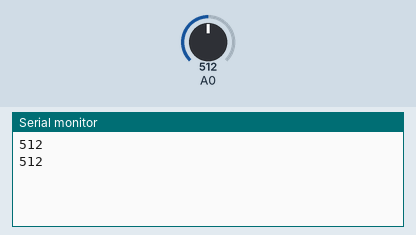
Simulated run of this sketch. Board: Arduino Uno, built with avr-gcc and run on an emulated ATmega328P. Parts: the last lines printed to the serial monitor. Inputs (shaded band) come from the test bench; at power-on: A0 = 512.

Above: at 2.8 s.
2.9 s: A0 set to 716
At 5.2 s:
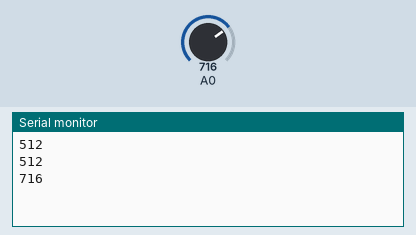
5.6 s: A0 set to 900
At 6.7 s:
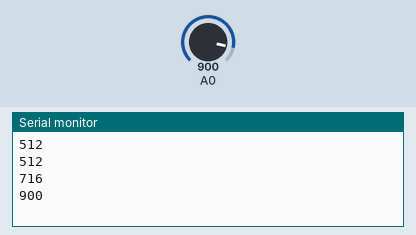
Timing chart, 0 to 8.6 s (numbered marks = the images above; inputs shaded):
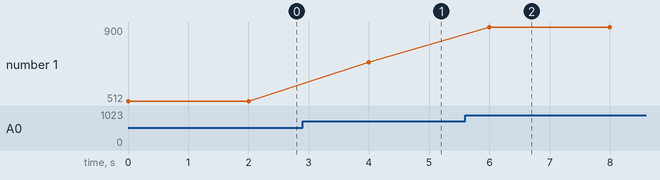

The sketch:

sensorFlama.ino
```cpp
void setup() {
  Serial.begin(9600);

}

void loop() {
  int lectura = analogRead(A0);
  Serial.println(lectura);
  delay(2000);

}
```

Measured:
- after the input at 2.9 s, the serial monitor: prints a new line after 1.1 s (image 1)
- after the input at 5.6 s, the serial monitor: prints a new line after 0.40 s (image 2)
- plotted number 1: 512 → 716 after the input at 2.9 s, 716 → 900 after the input at 5.6 s
